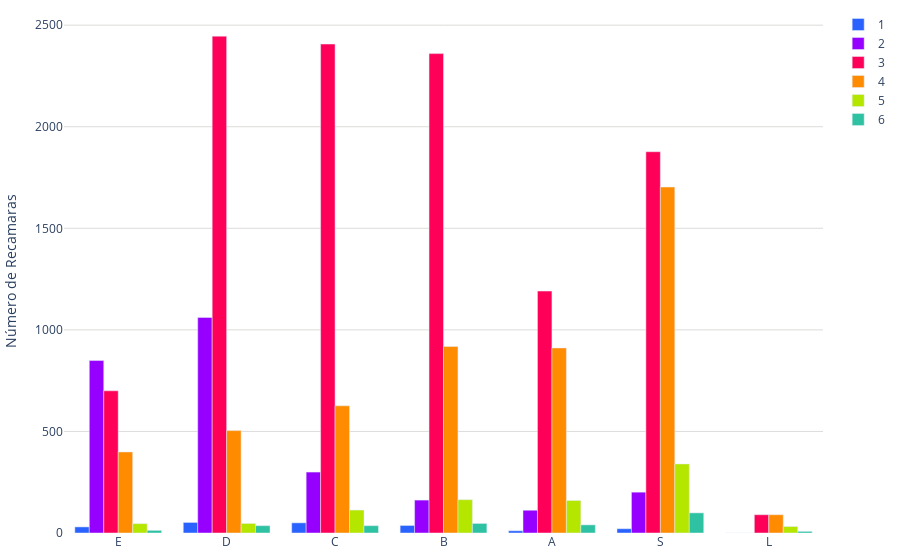

Notebook source saved alongside this figure:
### Code cell
orden_segmentos=["E", "D", "C", "B","A", "S", "L", ]

def sumar_tablas(dataframes_list):
    tabla_suma = None
    
    for df in dataframes_list:
        # Aplica el orden a la columna 'segmento'
        df['segmento'] = pd.Categorical(df['segmento'], categories=orden_segmentos, ordered=True)
        tabla_actual = df.groupby(['recamaras', 'segmento'],observed=False).size().unstack(fill_value=0)
        
        if tabla_suma is None:
            tabla_suma = tabla_actual
        else:
            tabla_suma = tabla_suma.add(tabla_actual, fill_value=0)
    
    print("Tabla general de frecuencia:")
    print(tabla_suma)
    
    fig = graficar_tabla(tabla_suma)
    
    # Guardar la gráfica como archivo HTML
    guardar_grafico_como_html(fig, 'g_bar_recamaras', carpeta='assets/graficas')
    
    return fig

colores = ['#2962ff', '#9500ff', '#ff0059', '#ff8c00', '#b4e600', '#2EC2A2','#E50CB6','#4225CF','#2CBA4D']

def graficar_tabla(tabla):
    segmentos = tabla.index
    banos = tabla.columns
    
    fig = go.Figure()
    
    for i, segmento in enumerate(segmentos):
        color = colores[i % len(colores)]
        fig.add_trace(go.Bar(
            x=banos,
            y=tabla.loc[segmento],
            name=segmento,
            marker_color=color
        ))
    
    fig.update_layout(
        #title="M2 de Terreno",
        #xaxis_title="Rango de M2",
        yaxis=dict(
            title="Número de Recamaras",
            gridcolor='#dddcda', # Color de las líneas que dividen los rangos del eje Y
            gridwidth=1,
        ),
        
        plot_bgcolor='rgba(0,0,0,0)',  # Color de fondo del gráfico
        margin=dict(l=10, r=10, t=10, b=10), # Ajusta los márgenes (left, right, top, bottom)
    )

    
    fig.show()    
    return fig

def guardar_grafico_como_html(fig, nombre_archivo, carpeta='assets/graficas'):
    # Crear la carpeta si no existe
    if not os.path.exists(carpeta):
        os.makedirs(carpeta)
    
    # Configuración personalizada para la gráfica
    config = {
        'displaylogo': False,  # Ocultar el logo de Plotly
        'modeBarButtonsToRemove': [
            'toImage',       # Botón para guardar como imagen
            'select2d',      # Box select
            'lasso2d',       # Lasso select
            'resetScale2d',  # Reset Axes
        ]
    }

    # Guardar la gráfica como archivo HTML
    pio.write_html(fig, f'{carpeta}/{nombre_archivo}.html', config=config)
# Llamar a la función sumar_tablas con la lista de DataFrames como argumento
fig = sumar_tablas(dataframes_list)

### Figure 1 — Plotly figure (JSON) as saved in the notebook; plotly's stock layout.template omitted (floating-point values rounded to 4 significant figures)
{"data": [{"marker": {"color": "#2962ff"}, "name": "1", "type": "bar", "x": ["E", "D", "C", "B", "A", "S", "L"], "y": [30, 52, 50, 37, 11, 21, 0]}, {"marker": {"color": "#9500ff"}, "name": "2", "type": "bar", "x": ["E", "D", "C", "B", "A", "S", "L"], "y": [849, 1061, 300, 162, 112, 201, 0]}, {"marker": {"color": "#ff0059"}, "name": "3", "type": "bar", "x": ["E", "D", "C", "B", "A", "S", "L"], "y": [700, 2446, 2407, 2360, 1191, 1877, 90]}, {"marker": {"color": "#ff8c00"}, "name": "4", "type": "bar", "x": ["E", "D", "C", "B", "A", "S", "L"], "y": [399, 504, 626, 918, 911, 1703, 90]}, {"marker": {"color": "#b4e600"}, "name": "5", "type": "bar", "x": ["E", "D", "C", "B", "A", "S", "L"], "y": [46, 47, 113, 164, 160, 340, 32]}, {"marker": {"color": "#2EC2A2"}, "name": "6", "type": "bar", "x": ["E", "D", "C", "B", "A", "S", "L"], "y": [13, 36, 36, 47, 40, 99, 8]}], "layout": {"margin": {"b": 10, "l": 10, "r": 10, "t": 10}, "plot_bgcolor": "rgba(0,0,0,0)", "yaxis": {"gridcolor": "#dddcda", "gridwidth": 1, "title": {"text": "Número de Recamaras"}}}}
